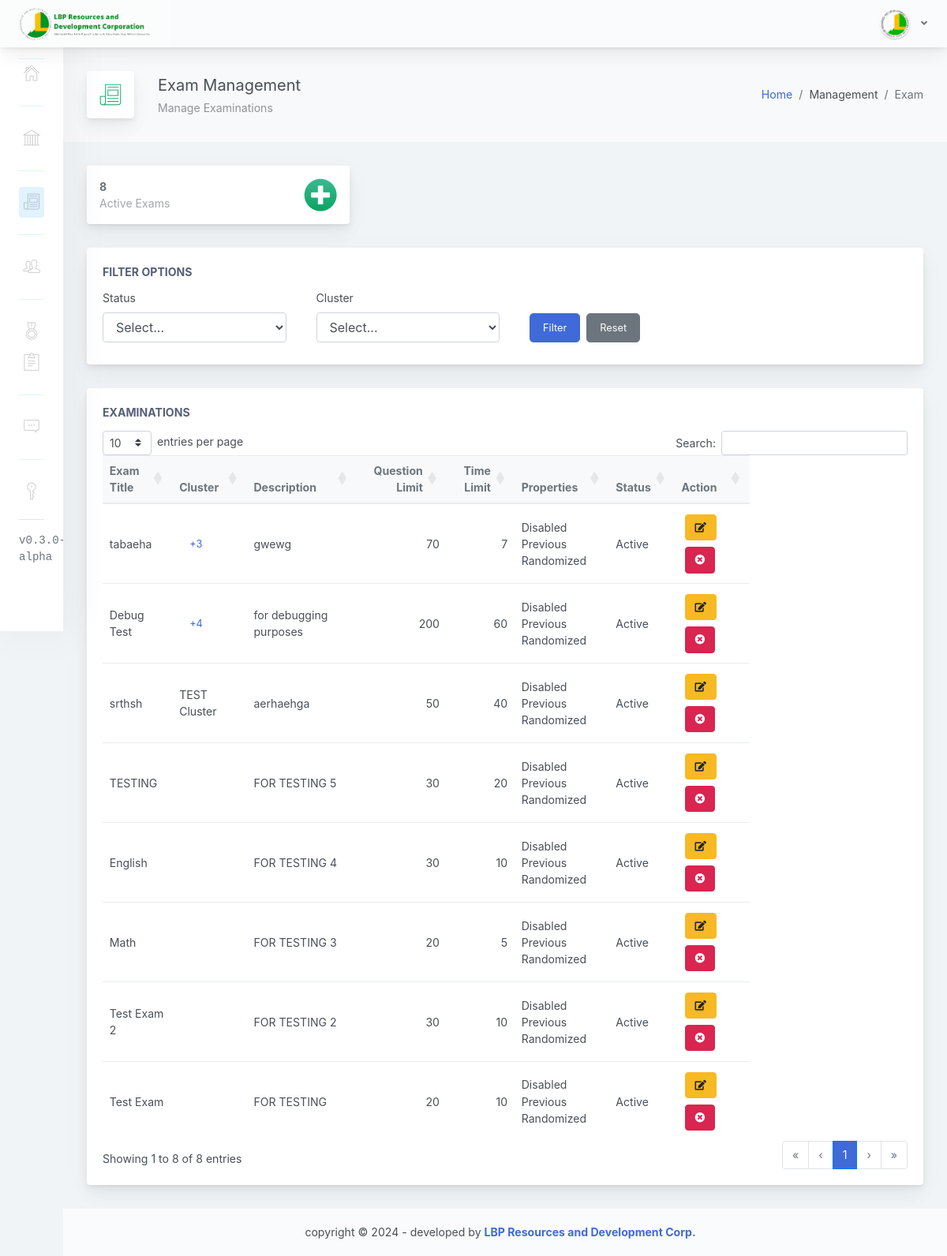
Screenshot of /adminpanel/home.php?page=manage-exam (signed in) with the database file from the repository.
### tables this page shows
CREATE TABLE IF NOT EXISTS `exam_tbl` (
  `ex_id` int(11) NOT NULL AUTO_INCREMENT,
  `ex_title` varchar(255) NOT NULL,
  `ex_description` varchar(255) NOT NULL,
  `ex_time_limit` int(11) NOT NULL,
  `ex_qstn_limit` int(11) NOT NULL,
  `ex_disable_prv` varchar(255) NOT NULL,
  `ex_random_qstn` varchar(255) NOT NULL,
  `ex_status` int(1) NOT NULL,
  `ex_created` timestamp NOT NULL DEFAULT current_timestamp() ON UPDATE current_timestamp(),
  PRIMARY KEY (`ex_id`)
);

### adminpanel/pages/manage-exam.php (the view, shortened to what this page needs)
<?php
    $stmt1 = $conn->prepare("SELECT * FROM exam_tbl ORDER BY ex_created DESC");
    $selExam = $stmt1->execute();
    $ex_status = 1;
    $stmt3 = $conn->prepare("SELECT * FROM exam_tbl WHERE ex_status = :ex_status");
    $stmt3->bindParam(':ex_status', $ex_status);
    $stmt3->execute();
?>
                <div class="app-main__inner">
                    <div class="app-page-title">
                        <div class="page-title-wrapper">
                            <div class="page-title-heading">
                                <div class="page-title-icon">
                                    <i class="pe-7s-news-paper icon-gradient bg-grow-early">
                                    </i>
                                </div>
                                <div>Exam Management
                                    <div class="page-title-subheading">
                                        Manage Examinations
                                    </div>
                                </div>
                            </div>
                            <div class="page-title-actions">
                            <ol class="breadcrumb">
                                <li class="breadcrumb-item"><a href="home.php">Home</a></li>
                                <li class="breadcrumb-item">Management</li>
                                <li class="breadcrumb-item active" aria-current="page">Exam</li>
                            </ol>
                            </div>
                        </div>
                    </div>
                    <div class="row">
                        <div class="col-md-6 col-xl-4">
                            <div class="card mb-3 widget-content">
                                <div class="widget-content-outer">
                                    <div class="widget-content-wrapper">
                                        <div class="widget-content-left">
                                            <div class="widget-heading"><?php echo $stmt3->rowCount(); ?></div>
                                            <div class="widget-subheading">Active Exams</div>
                                        </div>
                                        <div class="widget-content-right">
                                            <div>
                                                <a href="javascript:void(0)" data-toggle="modal" data-target="#mdlAddExam" data-toggle="tooltip" data-placement="bottom" title="Add Exam">
                                                    <i class="fa fa-3x fa-plus-circle icon-gradient bg-grow-early"></i>
                                                </a>
                                            </div>
                                        </div>
                                    </div>
                                </div>
                            </div>
                        </div>
                    </div>
                    <div class="row">
                        <div class="col-md-12">
                            <div class="main-card mb-3 card">
                                <div class="card-body">
                                    <div class="card-title">Filter Options</div>
                                    <div class="row">
                                        <div class="col-md-3 mr-2 mb-2">
                                            <label for="filter_status">Status</label>
                                            <select class="form-control" name="filter_status" id="filter_status">
                                                <option value="">Select...</option>
                                            </select>
                                        </div>
                                        <div class="col-md-3 mr-2 mb-2">
                                            <label for="filter_cluster">Cluster</label>
                                            <select class="form-control" name="filter_cluster" id="filter_cluster">
                                                <option value="">Select...</option>
                                            </select>
                                        </div>
                                        <div class="col-md-3 d-flex align-items-end mb-2">
                                            <button class="btn btn-lg btn-primary mr-2" id="filter-btn">Filter</button>
                                            <button class="btn btn-lg btn-secondary" id="reset-btn">Reset</button>
                                        </div>
                                    </div>
                                </div>
                            </div>
                        </div>
                    </div>
                    <div class="row">
                        <div class="col-md-12">
                            <div class="main-card mb-3 card">
                                <div class="card-body">
                                    <div class="card-title">Examinations</div>
                                    <div class="table-responsive">
                                        <table class="table table-hover dt-sort" id="tableList">
                                            <thead class="thead-light">
                                            <tr>
                                                <th>Exam Title</th>
                                                <th>Cluster</th>
                                                <th>Description</th>
                                                <th>Question Limit</th>
                                                <th>Time Limit</th>
                                                <th>Properties</th>
                                                <th>Status</th>
                                                <th>Action</th>
                                            </tr>
                                            </thead>
                                            <tbody>
                                                <?php
                                                while ($row = $stmt1->fetch(PDO::FETCH_ASSOC)) {
                                                    $ex_id = $row['ex_id'];
                                                    $ex_title = $row['ex_title'];
                                                    $ex_description = $row['ex_description'];
                                                    $ex_qstn_limit = $row['ex_qstn_limit'];
                                                    $ex_time_limit = $row['ex_time_limit'];
                                                    $ex_disable_prv = $row['ex_disable_prv'];
                                                    $ex_random_qstn = $row['ex_random_qstn'];
                                                    $ex_status = $row['ex_status'];
                                                    $statusText = ($ex_status == 1) ? 'Active' : 'Inactive';
                                                    $stmt4 = $conn->prepare("SELECT * FROM exam_cluster_tbl WHERE ex_id = :ex_id");
                                                    $stmt4->bindParam(':ex_id', $ex_id);
                                                    $stmt4->execute();
                                                    $clusterCount = 0;
                                                    $clusterNames = [];
                                                    while ($row = $stmt4->fetch(PDO::FETCH_ASSOC)) {
                                                        $clusterCount++;
                                                        $clu_id = $row['clu_id'];
                                                        $stmt5 = $conn->prepare("SELECT clu_name FROM cluster_tbl WHERE clu_id = :clu_id");
                                                        $stmt5->bindParam(':clu_id', $clu_id);
                                                        $stmt5->execute();
                                                        $clusterName = $stmt5->fetch(PDO::FETCH_ASSOC);
                                                        if ($clusterName) {
                                                            $clusterNames[] = $clusterName['clu_name'];
                                                        }
                                                    }
                                                    $clusterNamesString = implode(', ', $clusterNames);
                                                ?>
                                                <tr id="<?php echo htmlspecialchars($ex_id); ?>" data-clusters="<?php echo htmlspecialchars($clusterNamesString); ?>">
                                                    <td><?php echo htmlspecialchars($ex_title); ?></td>
                                                    <td>
                                                        <?php
                                                        if ($clusterCount > 2) {
                                                            echo '<button class="btn btn-link" data-toggle="tooltip" data-placement="bottom" title="' . implode(', ', $clusterNames) . '">+' . $clusterCount . '</button>';
                                                        } else {
                                                            echo implode(', ', $clusterNames);
                                                        }
                                                        ?>
                                                    </td>
                                                    <td><?php echo htmlspecialchars($ex_description); ?></td>
                                                    <td><?php echo htmlspecialchars($ex_qstn_limit); ?></td>
                                                    <td><?php echo htmlspecialchars($ex_time_limit); ?></td>
                                                    <td>
                                                        <?php
                                                        if ($ex_disable_prv != '') {
                                                            echo "<div>Disabled Previous</div>";
                                                        } else {
                                                            echo "";
                                                        }
                                                        if ($ex_random_qstn != '') {
                                                            echo "<div>Randomized</div>";
                                                        } else {
                                                            echo "";
                                                        }
                                                        ?>
                                                    </td>
                                                    <td><?php echo htmlspecialchars($statusText); ?></td>
                                                    <td>
                                                        <a href="?page=manage-exam-edit&id=<?php echo htmlspecialchars($ex_id); ?>" class="btn btn-warning m-1" id="edit-btn" data-toggle="tooltip" data-placement="bottom" title="Edit">
                                                            <i class="fas fa-edit"></i>
                                                        </a>
                                                        <?php if ($ex_status == 1) { ?>
                                                        <a href="javascript:void(0);" class="btn btn-danger m-1" id="disable-btn" data-toggle="modal" data-target="#mdlDisableCluster" data-toggle="tooltip" data-placement="bottom" title="Disable"
                                                        data-disable-id="<?php echo htmlspecialchars($ex_id); ?>"
                                                        data-disable-name="<?php echo htmlspecialchars($ex_title); ?>"
                                                        data-disable-status="<?php echo htmlspecialchars($ex_status); ?>">
                                                            <i class="fas fa-times-circle"></i>
                                                        </a>
                                                        <?php } ?>
                                                    </td>
                                                </tr>
                                            <?php
                                                }
                                            ?>
                                            </tbody>
                                        </table>
                                    </div>
                                </div>
                            </div>
                        </div>
                    </div>
                </div>

### rows the page displays
exam_tbl: ex_title "tabaeha", clusterCount "3", ex_description "gwewg", ex_qstn_limit "70", ex_time_limit "7", ex_disable_prv "Disabled Previous", ex_random_qstn "Randomized", ex_status "Active"
exam_tbl: ex_title "Debug Test", clusterCount "4", ex_description "for debugging purposes", ex_qstn_limit "200", ex_time_limit "60", ex_disable_prv "Disabled Previous", ex_random_qstn "Randomized", ex_status "Active"
exam_tbl: ex_title "srthsh", clusterNames "TEST Cluster", ex_description "aerhaehga", ex_qstn_limit "50", ex_time_limit "40", ex_disable_prv "Disabled Previous", ex_random_qstn "Randomized", ex_status "Active"
exam_tbl: ex_title "TESTING", ex_description "FOR TESTING 5", ex_qstn_limit "30", ex_time_limit "20", ex_disable_prv "Disabled Previous", ex_random_qstn "Randomized", ex_status "Active"
exam_tbl: ex_title "English", ex_description "FOR TESTING 4", ex_qstn_limit "30", ex_time_limit "10", ex_disable_prv "Disabled Previous", ex_random_qstn "Randomized", ex_status "Active"
exam_tbl: ex_title "Math", ex_description "FOR TESTING 3", ex_qstn_limit "20", ex_time_limit "5", ex_disable_prv "Disabled Previous", ex_random_qstn "Randomized", ex_status "Active"
exam_tbl: ex_title "Test Exam 2", ex_description "FOR TESTING 2", ex_qstn_limit "30", ex_time_limit "10", ex_disable_prv "Disabled Previous", ex_random_qstn "Randomized", ex_status "Active"
exam_tbl: ex_title "Test Exam", ex_description "FOR TESTING", ex_qstn_limit "20", ex_time_limit "10", ex_disable_prv "Disabled Previous", ex_random_qstn "Randomized", ex_status "Active"

### other values shown
$stmt3->rowCount() "8"
